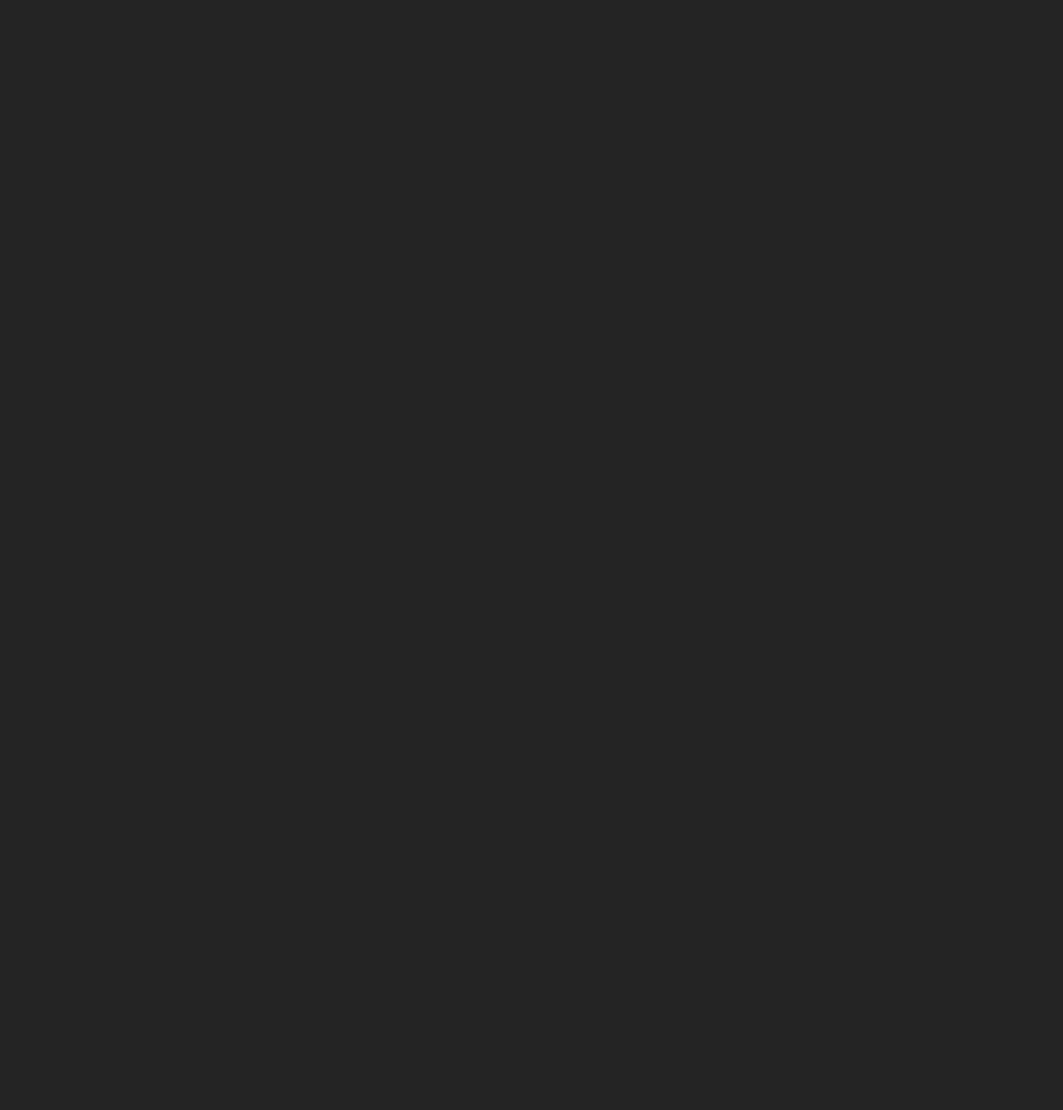
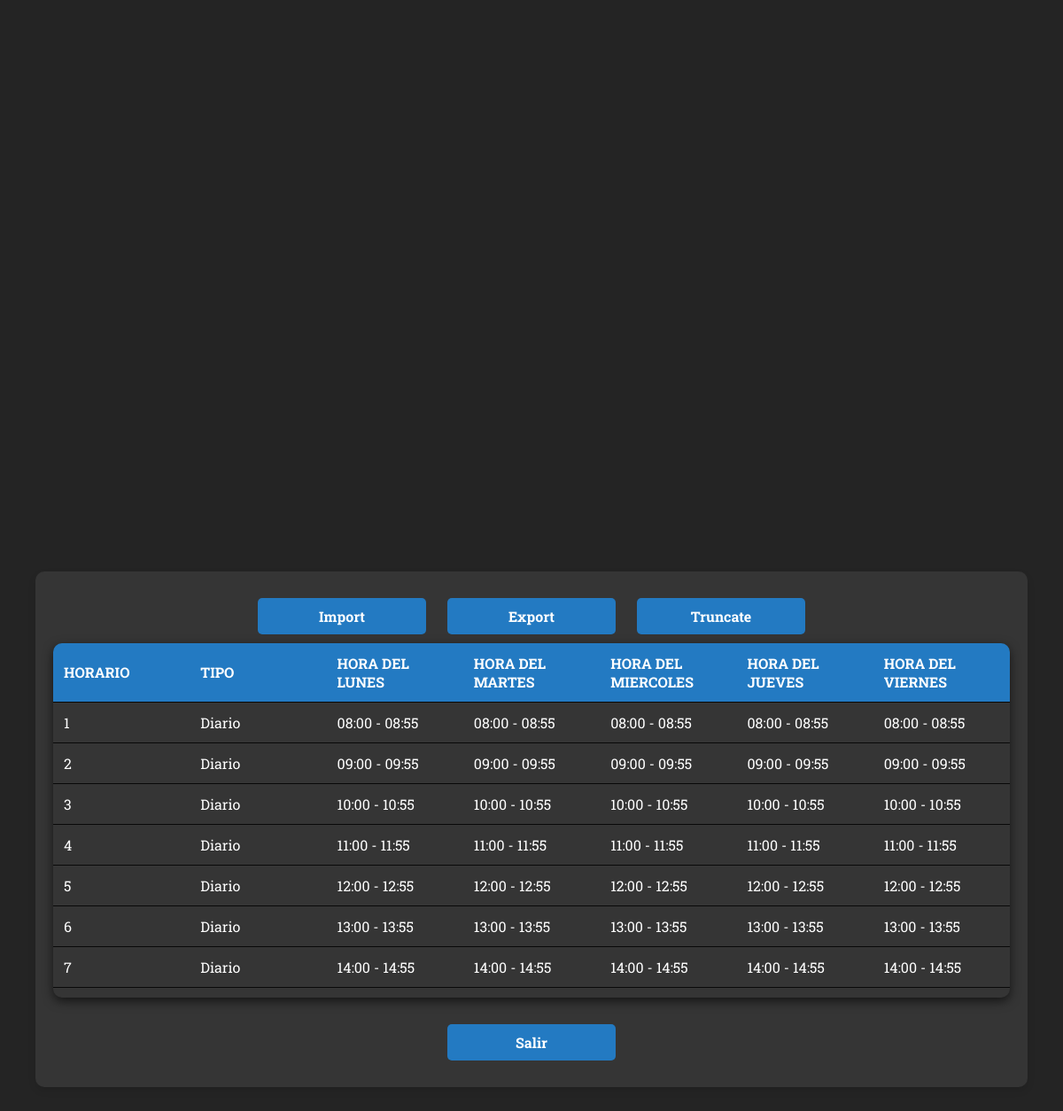
The app's page /TablaHorarioMasiva.php with its own data (2 pictures, top to bottom).
### tables this page shows
CREATE TABLE `horarios` (
  `horario` int(11) NOT NULL,
  `tipo` text NOT NULL,
  `hora_lunes` text NOT NULL,
  `hora_martes` text NOT NULL,
  `hora_miercoles` text NOT NULL,
  `hora_jueves` text NOT NULL,
  `hora_viernes` text NOT NULL
);

### TablaHorarioMasiva.php (the view, shortened to what this page needs)
<!DOCTYPE html>
<html lang="es">
<head>
    <link rel="stylesheet" type="text/css" href="Tablas_incersion_masiva.css" />
</head>
<body>
    <div class="container">
        <?php
    include_once 'dbConfig.php';
?>
<div class="row">
    <div class="col-md-12 head">
        <div class="float-right">
            <a href="javascript:void(0);" class="btn btn-success" onclick="formToggle('importFrm');"><i class="plus"></i> Import</a>
            <a href="export_horarios.php" class="btn btn-primary"><i class="exp"></i> Export</a>
            <a href="truncate_horarios.php" class="btn btn-primary"><i class="exp"></i> Truncate</a>
        </div>
    </div>
    <table class="table table-striped table-bordered">
        <thead class="thead-dark">
            <tr>
                <th>Horario</th>
                <th>Tipo</th>
                <th>Hora del Lunes</th>
                <th>Hora del Martes</th>
                <th>Hora del Miercoles</th>
                <th>Hora del Jueves</th>
                <th>Hora del Viernes</th>
            </tr>
        </thead>
        <tbody>
        <?php
        $result = $db->query("SELECT * FROM horarios");
        if($result->num_rows > 0){
            while($row = $result->fetch_assoc()){
        ?>
            <tr>
                <td><?php echo $row['horario']; ?></td>
                <td><?php echo $row['tipo']; ?></td>
                <td><?php echo $row['hora_lunes']; ?></td>
                <td><?php echo $row['hora_martes']; ?></td>
                <td><?php echo $row['hora_miercoles']; ?></td>
                <td><?php echo $row['hora_jueves']; ?></td>
                <td><?php echo $row['hora_viernes']; ?></td>
            </tr>
        <?php } }else{ ?>
            <tr><td colspan="5">No member(s) found...</td></tr>
        <?php } ?>
        </tbody>
    </table>
    <a href='Menu.php'>Salir</a>
</div>
    </div>
</body>
</html>

### Tablas_incersion_masiva.css (style rules this page uses)
body { margin: 0; padding: 0; font-family: 'Roboto Slab', serif; background-color: #242424; display: flex; justify-content: center; align-items: center; min-height: 100vh; }
.container { width: 90%; max-width: 100%; background-color: #353535; padding: 20px; border-radius: 10px; box-shadow: 0 4px 8px rgba(0, 0, 0, 0.1); text-align: center; color: white; }
table { width: 100%; max-height: 400px; border-collapse: collapse; margin-bottom: 20px; border-radius: 10px; overflow: hidden; box-shadow: 0 4px 12px rgba(0, 0, 0, 0.61); color: white; display: block; overflow-y: auto; }
thead, tbody { display: table; width: 100%; table-layout: fixed; }
th, td { padding: 12px; text-align: left; border-bottom: 1px solid #080808; }
th { background-color: #237ac2; color: white; text-transform: uppercase; }
input[type="submit"], a { padding: 10px 20px; margin: 10px; border: none; background-color: #237ac2; color: white; cursor: pointer; text-decoration: none; border-radius: 5px; display: inline-block; font-weight: bold; width: 150px; text-align: center; transition: all 0.5s; }

### records on screen
horarios: horario "1", tipo "Diario", hora_lunes "08:00 - 08:55", hora_martes "08:00 - 08:55", hora_miercoles "08:00 - 08:55", hora_jueves "08:00 - 08:55", hora_viernes "08:00 - 08:55"
horarios: horario "2", tipo "Diario", hora_lunes "09:00 - 09:55", hora_martes "09:00 - 09:55", hora_miercoles "09:00 - 09:55", hora_jueves "09:00 - 09:55", hora_viernes "09:00 - 09:55"
horarios: horario "3", tipo "Diario", hora_lunes "10:00 - 10:55", hora_martes "10:00 - 10:55", hora_miercoles "10:00 - 10:55", hora_jueves "10:00 - 10:55", hora_viernes "10:00 - 10:55"
horarios: horario "4", tipo "Diario", hora_lunes "11:00 - 11:55", hora_martes "11:00 - 11:55", hora_miercoles "11:00 - 11:55", hora_jueves "11:00 - 11:55", hora_viernes "11:00 - 11:55"
horarios: horario "5", tipo "Diario", hora_lunes "12:00 - 12:55", hora_martes "12:00 - 12:55", hora_miercoles "12:00 - 12:55", hora_jueves "12:00 - 12:55", hora_viernes "12:00 - 12:55"
horarios: horario "6", tipo "Diario", hora_lunes "13:00 - 13:55", hora_martes "13:00 - 13:55", hora_miercoles "13:00 - 13:55", hora_jueves "13:00 - 13:55", hora_viernes "13:00 - 13:55"
horarios: horario "7", tipo "Diario", hora_lunes "14:00 - 14:55", hora_martes "14:00 - 14:55", hora_miercoles "14:00 - 14:55", hora_jueves "14:00 - 14:55", hora_viernes "14:00 - 14:55"
